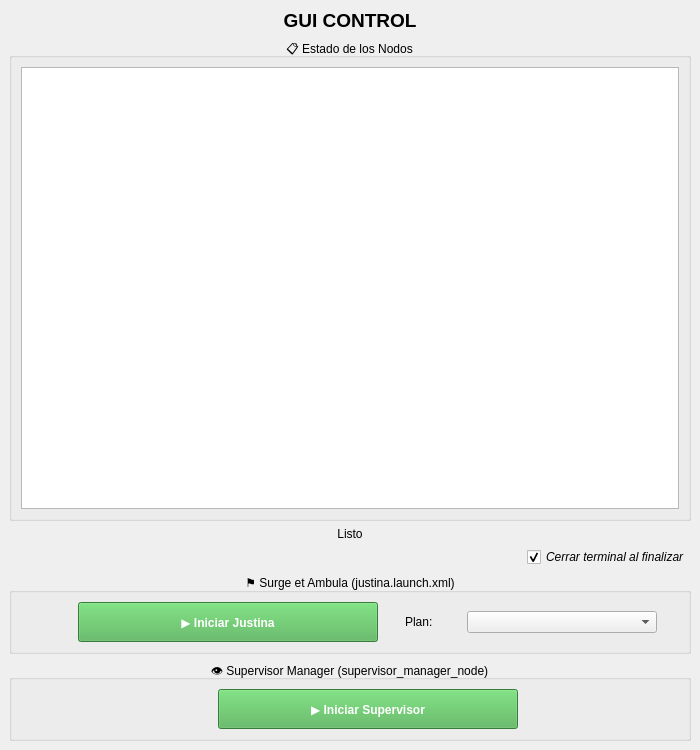
<?xml version="1.0" encoding="UTF-8"?>
<ui version="4.0">
 <class>MainWindow</class>
 <widget class="QMainWindow" name="MainWindow">
  <property name="geometry">
   <rect>
    <x>0</x>
    <y>0</y>
    <width>700</width>
    <height>750</height>
   </rect>
  </property>
  <property name="windowTitle">
   <string>Justina GUI</string>
  </property>
  <property name="layoutDirection">
   <enum>Qt::LeftToRight</enum>
  </property>
  <widget class="QWidget" name="centralwidget">
   <layout class="QVBoxLayout" name="mainVerticalLayout">
    <item>
     <widget class="QLabel" name="titleLabel">
      <property name="font">
       <font>
        <pointsize>14</pointsize>
        <weight>75</weight>
        <bold>true</bold>
       </font>
      </property>
      <property name="text">
       <string>GUI CONTROL</string>
      </property>
      <property name="alignment">
       <set>Qt::AlignCenter</set>
      </property>
     </widget>
    </item>
    <item>
     <widget class="QGroupBox" name="monitorGroupBox">
      <property name="title">
       <string>📋 Estado de los Nodos</string>
      </property>
      <property name="alignment">
       <set>Qt::AlignCenter</set>
      </property>
      <layout class="QVBoxLayout" name="verticalLayoutMonitor">
       <item>
        <widget class="QListWidget" name="nodeListWidget">
         <property name="alternatingRowColors">
          <bool>true</bool>
         </property>
        </widget>
       </item>
       <item>
        <layout class="QHBoxLayout" name="horizontalLayoutRefresh"/>
       </item>
      </layout>
     </widget>
    </item>
    <item>
     <widget class="QLabel" name="statusLabel">
      <property name="text">
       <string>Listo</string>
      </property>
      <property name="alignment">
       <set>Qt::AlignCenter</set>
      </property>
     </widget>
    </item>
    <item alignment="Qt::AlignRight">
     <widget class="QCheckBox" name="autoCloseTerminalCheckBox">
      <property name="maximumSize">
       <size>
        <width>250</width>
        <height>16777215</height>
       </size>
      </property>
      <property name="font">
       <font>
        <italic>true</italic>
        <underline>false</underline>
       </font>
      </property>
      <property name="layoutDirection">
       <enum>Qt::LeftToRight</enum>
      </property>
      <property name="autoFillBackground">
       <bool>false</bool>
      </property>
      <property name="text">
       <string>Cerrar terminal al finalizar</string>
      </property>
      <property name="checked">
       <bool>true</bool>
      </property>
      <property name="autoRepeat">
       <bool>false</bool>
      </property>
     </widget>
    </item>
    <item>
     <widget class="QGroupBox" name="surgeGroupBox">
      <property name="title">
       <string>⚑ Surge et Ambula (justina.launch.xml)</string>
      </property>
      <property name="alignment">
       <set>Qt::AlignCenter</set>
      </property>
      <layout class="QHBoxLayout" name="horizontalLayoutSurge">
       <property name="leftMargin">
        <number>45</number>
       </property>
       <item>
        <widget class="QPushButton" name="startSurgeButton">
         <property name="minimumSize">
          <size>
           <width>0</width>
           <height>40</height>
          </size>
         </property>
         <property name="maximumSize">
          <size>
           <width>300</width>
           <height>16777215</height>
          </size>
         </property>
         <property name="styleSheet">
          <string notr="true">background-color: #4CAF50; color: white; font-weight: bold;</string>
         </property>
         <property name="text">
          <string>▶ Iniciar Justina</string>
         </property>
        </widget>
       </item>
       <item>
        <widget class="QLabel" name="planningConfigLabel">
         <property name="enabled">
          <bool>true</bool>
         </property>
         <property name="maximumSize">
          <size>
           <width>35</width>
           <height>16777215</height>
          </size>
         </property>
         <property name="layoutDirection">
          <enum>Qt::LeftToRight</enum>
         </property>
         <property name="text">
          <string>Plan:</string>
         </property>
        </widget>
       </item>
       <item>
        <widget class="QComboBox" name="planningComboBox">
         <property name="maximumSize">
          <size>
           <width>190</width>
           <height>16777215</height>
          </size>
         </property>
        </widget>
       </item>
      </layout>
     </widget>
    </item>
    <item>
     <widget class="QGroupBox" name="supervisorGroupBox">
      <property name="title">
       <string>👁 Supervisor Manager (supervisor_manager_node)</string>
      </property>
      <property name="alignment">
       <set>Qt::AlignCenter</set>
      </property>
      <layout class="QHBoxLayout" name="horizontalLayoutSupervisor">
       <property name="leftMargin">
        <number>45</number>
       </property>
       <item>
        <widget class="QPushButton" name="startSupervisorButton">
         <property name="minimumSize">
          <size>
           <width>0</width>
           <height>40</height>
          </size>
         </property>
         <property name="maximumSize">
          <size>
           <width>300</width>
           <height>16777215</height>
          </size>
         </property>
         <property name="styleSheet">
          <string notr="true">background-color: #4CAF50; color: white; font-weight: bold;</string>
         </property>
         <property name="text">
          <string>▶ Iniciar Supervisor</string>
         </property>
        </widget>
       </item>
      </layout>
     </widget>
    </item>
   </layout>
  </widget>
 </widget>
 <resources/>
 <connections/>
</ui>
